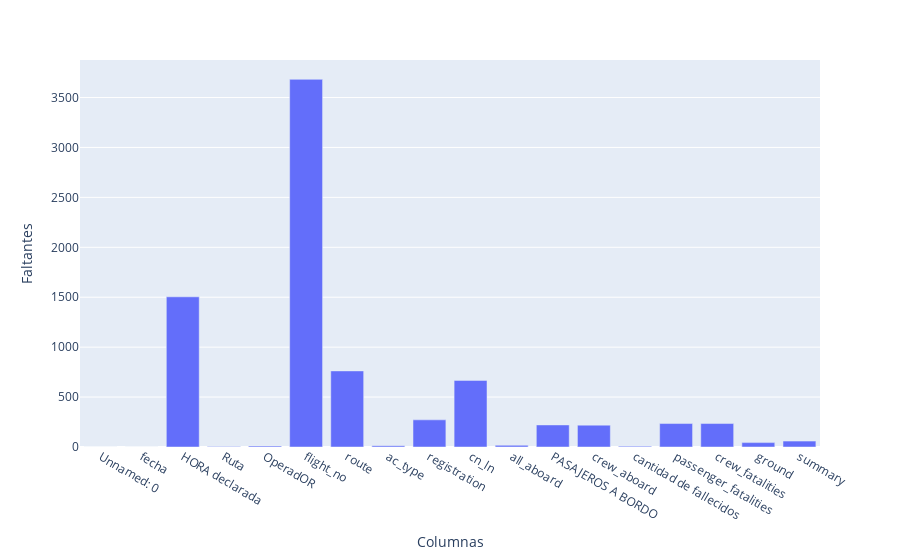

Notebook code cell kept with this figure:
### Markdown cell above
evaluando la cantidad de valores faltantes que estarian compuestos por el caracter de interrogacion

### Code cell
faltantes = []

import plotly.express as px

faltantes = []

for i in df.columns:
    try:
        faltante =  df['Unnamed: 0'][df[i]=='?'].count()
    except:
        faltante = 0
    faltantes.append(faltante)

df_faltantes = pd.DataFrame()
df_faltantes['Columnas'] = df.columns
df_faltantes['Faltantes'] = faltantes
df_faltantes
fig = px.bar(df_faltantes, x='Columnas', y='Faltantes')
fig.show()

### Figure 1 — Plotly figure (JSON) as saved in the notebook; plotly's stock layout.template omitted (floating-point values rounded to 4 significant figures)
{"data": [{"alignmentgroup": "True", "hovertemplate": "Columnas=%{x}<br>Faltantes=%{y}<extra></extra>", "legendgroup": "", "marker": {"color": "#636efa", "pattern": {"shape": ""}}, "name": "", "offsetgroup": "", "orientation": "v", "showlegend": false, "textposition": "auto", "type": "bar", "x": ["Unnamed: 0", "fecha", "HORA declarada", "Ruta", "OperadOR", "flight_no", "route", "ac_type", "registration", "cn_ln", "all_aboard", "PASAJEROS A BORDO", "crew_aboard", "cantidad de fallecidos", "passenger_fatalities", "crew_fatalities", "ground", "summary"], "xaxis": "x", "y": [0, 0, 1504, 5, 10, 3682, 762, 13, 272, 667, 17, 221, 219, 8, 235, 235, 44, 59], "yaxis": "y"}], "layout": {"barmode": "relative", "legend": {"tracegroupgap": 0}, "margin": {"t": 60}, "xaxis": {"anchor": "y", "domain": [0, 1], "title": {"text": "Columnas"}}, "yaxis": {"anchor": "x", "domain": [0, 1], "title": {"text": "Faltantes"}}}}
